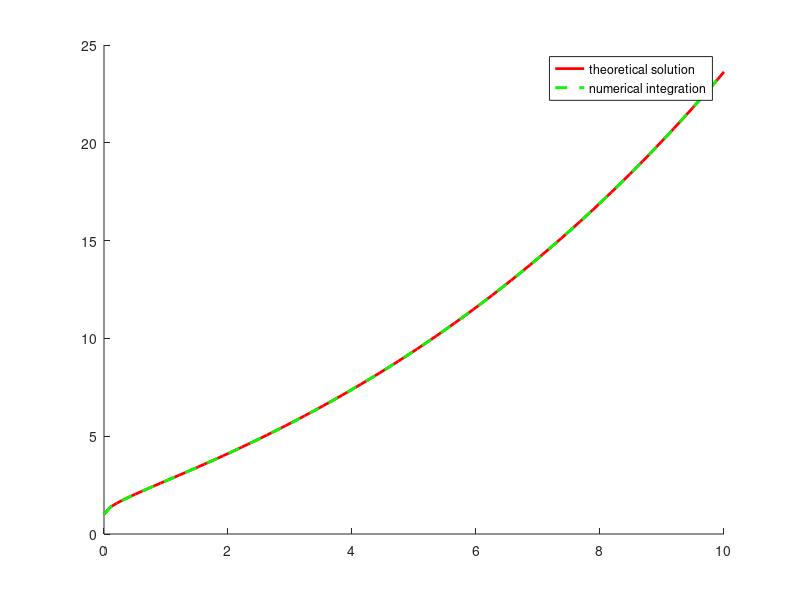

Write MATLAB code to recreate this figure.
%%%%%%%%% part1 %%%%%%%%%
%% use `eps` to avoid zero-division error
xspan = linspace(eps, 10, 100);

yth = exp(sqrt(xspan));
y0 = 1; %mistake in the table?
opts = odeset('RelTol', 1e-6, 'AbsTol', 1e-6);

ode1 = @(x,y) y ./ (x + 2*log(abs(y)) - log(abs(y)).^2);
[x,y] = ode45(ode1, xspan, y0, opts);

hold on
plot(xspan,yth, 'r', 'LineWidth', 2);
plot(x,y,'g--', 'LineWidth', 2);
hold off
legend('theoretical solution', 'numerical integration');

print -djpg graph1
meanAbsErr = mean(abs(yth - y'))

%%%%%%%%% part2 %%%%%%%%%

%%%%%%%%%%%%%%%%%%%%%%%%%%%%%%%%

%xspan = linspace(0, 10, 100);
%
%% Theoretical solution
%uth = cos(xspan) + atan(xspan);
%
%u0 = [1, 1];
%opts = odeset('RelTol', 1e-6, 'AbsTol', 1e-6);
%
%% Numerical integration
%[x, u] = ode45(@ode2, xspan, u0, opts);
%
%hold on
%plot(xspan,uth, 'r', 'LineWidth', 2);
%plot(x,u(:,1),'g--', 'LineWidth', 2);
%hold off
%legend('theoretical solution', 'numerical integration');
%
%% Find mean absolute error
%mean(abs(uth - u(:,1)'))